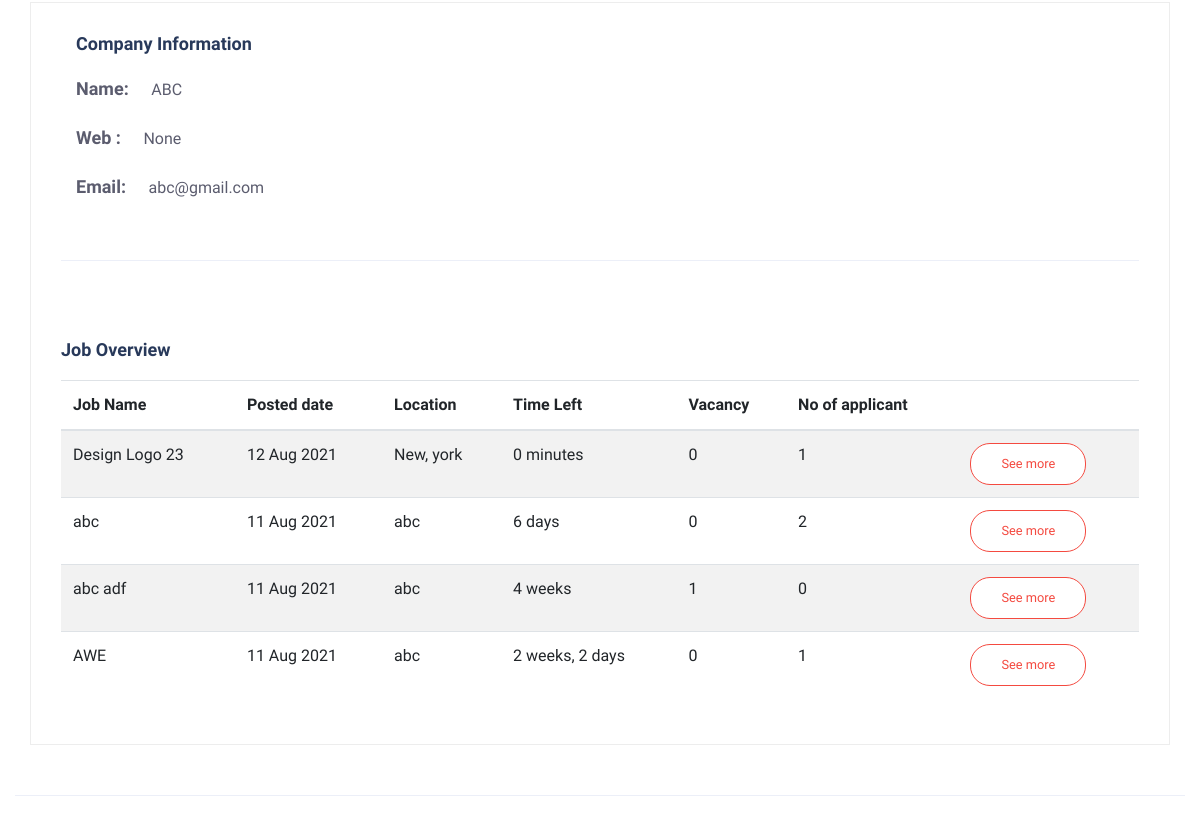
The page /company-detail/ (signed in, middle part) on the database as committed earlier.
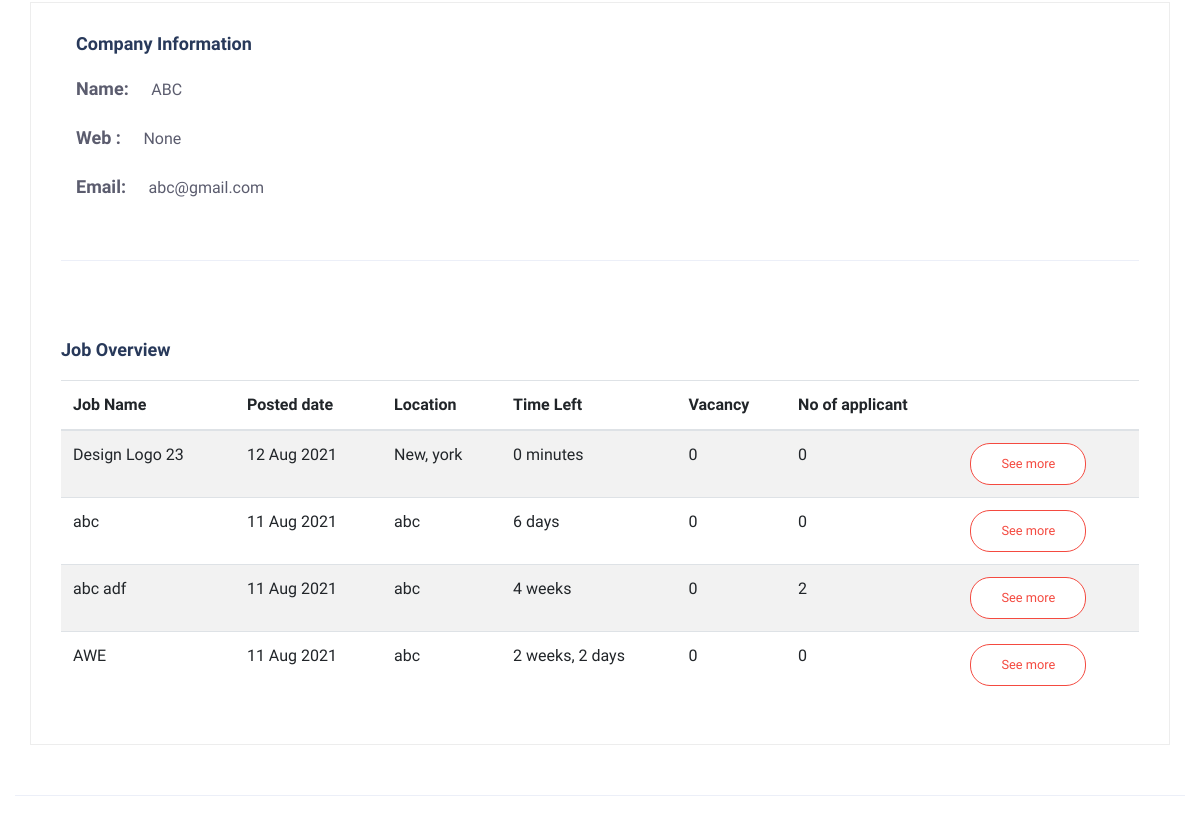
The same page on the database as committed later.
### job/models.py (models this page shows, shortened)
class Job(models.Model):
    job_name = models.CharField(max_length=200)
    slug = models.SlugField(unique=True)
    description = models.TextField()
    image = models.ImageField(upload_to='job', null=True, blank=True)
    category = models.ForeignKey(Category, on_delete=models.CASCADE, related_name='jobs')
    company = models.ForeignKey(Company, on_delete=models.CASCADE, related_name='jobs')
    location = models.CharField(max_length=200)
    vacancy = models.IntegerField(default=1)
    job_time = models.CharField(choices=JOB_TIME, max_length=10)
    salary_type = models.CharField(choices=SALARY_TYPE, max_length=10)
    max_salary = models.DecimalField(decimal_places=2, max_digits=6)
    min_salary = models.DecimalField(decimal_places=2, max_digits=6)
    last_date = models.DateField(default=timezone.now())
    posted_date = models.DateField(auto_now_add=True)
    class Meta:
        ordering = ['-posted_date']

### job/decorators.py (the view)
    def inner(*args, **kwargs):
        request = args[0]
        if request.user.is_authenticated:
            if not request.user.profile.is_company:
                return redirect('job:home')
        return func(*args, **kwargs)

### job/views.py (called while the page is built)
@login_required
@allow_company
def company_detail(request):
    profile = Profile.objects.get(user=request.user)
    companies = Company.objects.filter(profile=profile)
    context = {
        'companies': companies,
        'profile': profile,
    }
    return render(request, 'job/company_details.html', context)

### job/templates/job/company_details.html (shortened to what this page needs)
{% extends 'base.html' %}
{% load static %}
{% block content %}
<main>
    <div class="job-post-company pt-120 pb-120">
        <div class="container">
            {% for company in companies %}
            <div class="col-xl-12 col-lg-12">
                <div class="post-details3  mb-50">
                        <div class="col col-md-12">
                            <div class="post-details4  mb-50">
                                <div class="small-section-tittle">
                                    <h4>Company Information</h4>
                                </div>
                                <ul>
                                    <li>Name: <span>{{ company.company_name }} </span></li>
                                    <li>Web : <span> {{ company.web }}</span></li>
                                    <li>Email: <span>{{ company.email }}</span></li>
                                </ul>
                            </div>
                        </div>
                        <hr>
                        <div class="row">
                            <div class="col col-md-12 pt-5">
                                <div class="small-section-tittle">
                                    <h4>Job Overview</h4>
                                </div>
                                <table class="table table-striped">
                                    <thead>
                                        <tr>
                                            <th scope="col">Job Name</th>
                                            <th scope="col">Posted date</th>
                                            <th scope="col">Location</th>
                                            <th scope="col">Time Left</th>
                                            <th scope="col">Vacancy</th>
                                            <th scope="col">No of applicant</th>
                                            <th scope="col"></th>
                                        </tr>
                                    </thead>
                                    <tbody>
                                        {% for job in company.jobs.all %}
                                        <tr>
                                            <td>{{ job.job_name }}</td>
                                            <td>{{ job.posted_date|date:'d M Y'}}</td>
                                            <td>{{ job.location }}</td>
                                            <td>{{ job.posted_date|timesince:job.last_date }}</td>
                                            <td>{{ job.vacancy }}</td>
                                            <td>{{ job.applications.count }}</td>
                                            <td><a href="{% url 'job:application-detail' job.slug %}" class="genric-btn danger-border circle">See more</a></td>
                                        </tr>
                                        {% empty %}
                                        <tr>
                                            <td colspan="7" class="text-center">None</td>
                                        </tr>
                                        {% endfor %}
                                    </tbody>
                                </table>
                            </div>
                    </div>
                </div>
            </div>
            <hr>
            {% endfor %}
        </div>
    </div>
</main>
{% endblock content %}

Rows that differ between the two databases and show on the page:
computed for Job "Design Logo 23": applications.count "1" → "0"
computed for Job "6 days": applications.count "2" → "0"
changed Job "abc adf": vacancy "1" → "0"; applications.count "0" → "2"
computed for Job "AWE": applications.count "1" → "0"
